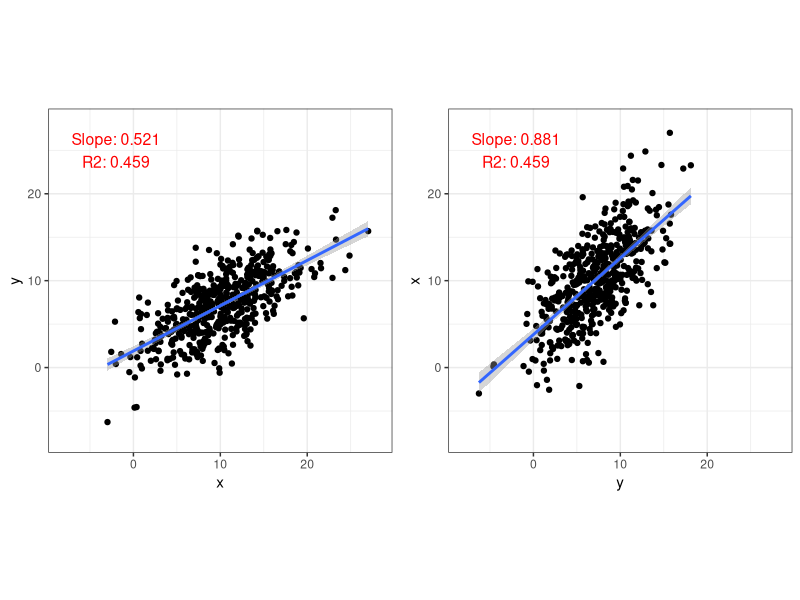

The R script that drew this image:
## ---- chunk 1
list.of.packages <- c("ggplot2", "gridExtra")
new.packages <- list.of.packages[!(list.of.packages %in% installed.packages()[,"Package"])]
if(length(new.packages)) install.packages(new.packages)

library(ggplot2)
library(gridExtra)
## ---- chunk 2
set.seed(139)
n <- 500
beta_0 <- 2
beta_1 <- 0.5
x <- rnorm(n, 10, 5)
y <- beta_0 + beta_1 * x + rnorm(n, 0, 3)
lm1 <- summary(lm(y ~ x))
plot1 <- ggplot(data.frame(x, y), aes(x=x, y=y)) + 
  geom_point() + 
  geom_smooth(method = 'lm', formula = 'y ~ x') + 
  theme_bw() + 
  annotate(
    "text", label = paste0("Slope: ", round(lm1$coefficients[2,1], 3), "\nR2: ", round(lm1$r.squared, 3)),
    x = -2, y = 25, size = 4, colour = "red"
  ) + 
  coord_equal() + 
  xlim(-8, 28) + 
  ylim(-8, 28)

lm2 <- summary(lm(x ~ y))
plot2 <- ggplot(data.frame(x, y), aes(x=y, y=x)) + 
  geom_point() + 
  geom_smooth(method = 'lm', formula = 'y ~ x') + 
  theme_bw() + 
  xlab("y") + 
  ylab("x") +
  annotate(
    "text", label = paste0("Slope: ", round(lm2$coefficients[2,1], 3), "\nR2: ", round(lm2$r.squared, 3)),
    x = -2, y = 25, size = 4, colour = "red"
  ) + 
  coord_equal() + 
  xlim(-8, 28) + 
  ylim(-8, 28)

grid.arrange(plot1, plot2, ncol=2)
## ---- chunk 3
# Read in the data
countries <- read.csv("data/country_stats.csv", check.names = F)
## ---- chunk 4
countries_2010 <- countries[countries$Year == 2010,]
summary(lm(`Life expectancy at birth for females (years)` ~ log2(`GDP per capita (US dollars)`), countries_2010))
